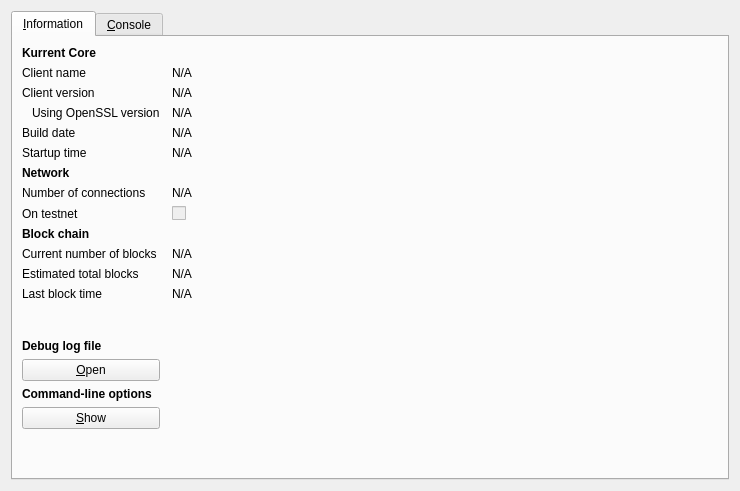
<?xml version="1.0" encoding="UTF-8"?>
<ui version="4.0">
 <class>RPCConsole</class>
 <widget class="QDialog" name="RPCConsole">
  <property name="geometry">
   <rect>
    <x>0</x>
    <y>0</y>
    <width>740</width>
    <height>491</height>
   </rect>
  </property>
  <property name="windowTitle">
   <string>Kurrent - Debug Window</string>
  </property>
  <layout class="QVBoxLayout" name="verticalLayout_2">
   <item>
    <widget class="QTabWidget" name="tabWidget">
     <property name="currentIndex">
      <number>0</number>
     </property>
     <widget class="QWidget" name="tab_info">
      <attribute name="title">
       <string>&amp;Information</string>
      </attribute>
      <layout class="QGridLayout" name="gridLayout" columnstretch="0,1">
       <property name="horizontalSpacing">
        <number>12</number>
       </property>
       <item row="0" column="0">
        <widget class="QLabel" name="label_9">
         <property name="font">
          <font>
           <weight>75</weight>
           <bold>true</bold>
          </font>
         </property>
         <property name="text">
          <string>Kurrent Core</string>
         </property>
        </widget>
       </item>
       <item row="1" column="0">
        <widget class="QLabel" name="label_5">
         <property name="text">
          <string>Client name</string>
         </property>
        </widget>
       </item>
       <item row="1" column="1">
        <widget class="QLabel" name="clientName">
         <property name="cursor">
          <cursorShape>IBeamCursor</cursorShape>
         </property>
         <property name="text">
          <string>N/A</string>
         </property>
         <property name="textFormat">
          <enum>Qt::PlainText</enum>
         </property>
         <property name="textInteractionFlags">
          <set>Qt::LinksAccessibleByMouse|Qt::TextSelectableByKeyboard|Qt::TextSelectableByMouse</set>
         </property>
        </widget>
       </item>
       <item row="2" column="0">
        <widget class="QLabel" name="label_6">
         <property name="text">
          <string>Client version</string>
         </property>
        </widget>
       </item>
       <item row="2" column="1">
        <widget class="QLabel" name="clientVersion">
         <property name="cursor">
          <cursorShape>IBeamCursor</cursorShape>
         </property>
         <property name="text">
          <string>N/A</string>
         </property>
         <property name="textFormat">
          <enum>Qt::PlainText</enum>
         </property>
         <property name="textInteractionFlags">
          <set>Qt::LinksAccessibleByMouse|Qt::TextSelectableByKeyboard|Qt::TextSelectableByMouse</set>
         </property>
        </widget>
       </item>
       <item row="3" column="0">
        <widget class="QLabel" name="label_14">
         <property name="text">
          <string>Using OpenSSL version</string>
         </property>
         <property name="indent">
          <number>10</number>
         </property>
        </widget>
       </item>
       <item row="3" column="1">
        <widget class="QLabel" name="openSSLVersion">
         <property name="cursor">
          <cursorShape>IBeamCursor</cursorShape>
         </property>
         <property name="text">
          <string>N/A</string>
         </property>
         <property name="textFormat">
          <enum>Qt::PlainText</enum>
         </property>
         <property name="textInteractionFlags">
          <set>Qt::LinksAccessibleByMouse|Qt::TextSelectableByKeyboard|Qt::TextSelectableByMouse</set>
         </property>
        </widget>
       </item>
       <item row="4" column="0">
        <widget class="QLabel" name="label_12">
         <property name="text">
          <string>Build date</string>
         </property>
        </widget>
       </item>
       <item row="4" column="1">
        <widget class="QLabel" name="buildDate">
         <property name="cursor">
          <cursorShape>IBeamCursor</cursorShape>
         </property>
         <property name="text">
          <string>N/A</string>
         </property>
         <property name="textFormat">
          <enum>Qt::PlainText</enum>
         </property>
         <property name="textInteractionFlags">
          <set>Qt::LinksAccessibleByMouse|Qt::TextSelectableByKeyboard|Qt::TextSelectableByMouse</set>
         </property>
        </widget>
       </item>
       <item row="5" column="0">
        <widget class="QLabel" name="label_13">
         <property name="text">
          <string>Startup time</string>
         </property>
        </widget>
       </item>
       <item row="5" column="1">
        <widget class="QLabel" name="startupTime">
         <property name="cursor">
          <cursorShape>IBeamCursor</cursorShape>
         </property>
         <property name="text">
          <string>N/A</string>
         </property>
         <property name="textFormat">
          <enum>Qt::PlainText</enum>
         </property>
         <property name="textInteractionFlags">
          <set>Qt::LinksAccessibleByMouse|Qt::TextSelectableByKeyboard|Qt::TextSelectableByMouse</set>
         </property>
        </widget>
       </item>
       <item row="6" column="0">
        <widget class="QLabel" name="label_11">
         <property name="font">
          <font>
           <weight>75</weight>
           <bold>true</bold>
          </font>
         </property>
         <property name="text">
          <string>Network</string>
         </property>
        </widget>
       </item>
       <item row="7" column="0">
        <widget class="QLabel" name="label_7">
         <property name="text">
          <string>Number of connections</string>
         </property>
        </widget>
       </item>
       <item row="7" column="1">
        <widget class="QLabel" name="numberOfConnections">
         <property name="cursor">
          <cursorShape>IBeamCursor</cursorShape>
         </property>
         <property name="text">
          <string>N/A</string>
         </property>
         <property name="textFormat">
          <enum>Qt::PlainText</enum>
         </property>
         <property name="textInteractionFlags">
          <set>Qt::LinksAccessibleByMouse|Qt::TextSelectableByKeyboard|Qt::TextSelectableByMouse</set>
         </property>
        </widget>
       </item>
       <item row="8" column="0">
        <widget class="QLabel" name="label_8">
         <property name="text">
          <string>On testnet</string>
         </property>
        </widget>
       </item>
       <item row="8" column="1">
        <widget class="QCheckBox" name="isTestNet">
         <property name="enabled">
          <bool>false</bool>
         </property>
         <property name="text">
          <string/>
         </property>
        </widget>
       </item>
       <item row="9" column="0">
        <widget class="QLabel" name="label_10">
         <property name="font">
          <font>
           <weight>75</weight>
           <bold>true</bold>
          </font>
         </property>
         <property name="text">
          <string>Block chain</string>
         </property>
        </widget>
       </item>
       <item row="10" column="0">
        <widget class="QLabel" name="label_3">
         <property name="text">
          <string>Current number of blocks</string>
         </property>
        </widget>
       </item>
       <item row="10" column="1">
        <widget class="QLabel" name="numberOfBlocks">
         <property name="cursor">
          <cursorShape>IBeamCursor</cursorShape>
         </property>
         <property name="text">
          <string>N/A</string>
         </property>
         <property name="textFormat">
          <enum>Qt::PlainText</enum>
         </property>
         <property name="textInteractionFlags">
          <set>Qt::LinksAccessibleByMouse|Qt::TextSelectableByKeyboard|Qt::TextSelectableByMouse</set>
         </property>
        </widget>
       </item>
       <item row="11" column="0">
        <widget class="QLabel" name="label_4">
         <property name="text">
          <string>Estimated total blocks</string>
         </property>
        </widget>
       </item>
       <item row="11" column="1">
        <widget class="QLabel" name="totalBlocks">
         <property name="cursor">
          <cursorShape>IBeamCursor</cursorShape>
         </property>
         <property name="text">
          <string>N/A</string>
         </property>
         <property name="textFormat">
          <enum>Qt::PlainText</enum>
         </property>
         <property name="textInteractionFlags">
          <set>Qt::LinksAccessibleByMouse|Qt::TextSelectableByKeyboard|Qt::TextSelectableByMouse</set>
         </property>
        </widget>
       </item>
       <item row="12" column="0">
        <widget class="QLabel" name="label_2">
         <property name="text">
          <string>Last block time</string>
         </property>
        </widget>
       </item>
       <item row="12" column="1">
        <widget class="QLabel" name="lastBlockTime">
         <property name="cursor">
          <cursorShape>IBeamCursor</cursorShape>
         </property>
         <property name="text">
          <string>N/A</string>
         </property>
         <property name="textFormat">
          <enum>Qt::PlainText</enum>
         </property>
         <property name="textInteractionFlags">
          <set>Qt::LinksAccessibleByMouse|Qt::TextSelectableByKeyboard|Qt::TextSelectableByMouse</set>
         </property>
        </widget>
       </item>
       <item row="13" column="0">
        <spacer name="verticalSpacer_2">
         <property name="orientation">
          <enum>Qt::Vertical</enum>
         </property>
         <property name="sizeHint" stdset="0">
          <size>
           <width>20</width>
           <height>20</height>
          </size>
         </property>
        </spacer>
       </item>
       <item row="14" column="0">
        <widget class="QLabel" name="labelDebugLogfile">
         <property name="font">
          <font>
           <weight>75</weight>
           <bold>true</bold>
          </font>
         </property>
         <property name="text">
          <string>Debug log file</string>
         </property>
        </widget>
       </item>
       <item row="15" column="0">
        <widget class="QPushButton" name="openDebugLogfileButton">
         <property name="toolTip">
          <string>Open the Kurrent debug log file from the current data directory. This can take a few seconds for large log files.</string>
         </property>
         <property name="text">
          <string>&amp;Open</string>
         </property>
         <property name="autoDefault">
          <bool>false</bool>
         </property>
        </widget>
       </item>
       <item row="16" column="0">
        <widget class="QLabel" name="labelCLOptions">
         <property name="font">
          <font>
           <weight>75</weight>
           <bold>true</bold>
          </font>
         </property>
         <property name="text">
          <string>Command-line options</string>
         </property>
        </widget>
       </item>
       <item row="17" column="0">
        <widget class="QPushButton" name="showCLOptionsButton">
         <property name="toolTip">
          <string>Show the Kurrent help message to get a list with possible Kurrent command-line options.</string>
         </property>
         <property name="text">
          <string>&amp;Show</string>
         </property>
         <property name="autoDefault">
          <bool>false</bool>
         </property>
        </widget>
       </item>
       <item row="18" column="0">
        <spacer name="verticalSpacer">
         <property name="orientation">
          <enum>Qt::Vertical</enum>
         </property>
         <property name="sizeHint" stdset="0">
          <size>
           <width>20</width>
           <height>40</height>
          </size>
         </property>
        </spacer>
       </item>
      </layout>
     </widget>
     <widget class="QWidget" name="tab_console">
      <attribute name="title">
       <string>&amp;Console</string>
      </attribute>
      <layout class="QVBoxLayout" name="verticalLayout_3">
       <property name="spacing">
        <number>3</number>
       </property>
       <item>
        <widget class="QTextEdit" name="messagesWidget">
         <property name="minimumSize">
          <size>
           <width>0</width>
           <height>100</height>
          </size>
         </property>
         <property name="readOnly">
          <bool>true</bool>
         </property>
         <property name="tabKeyNavigation" stdset="0">
          <bool>false</bool>
         </property>
         <property name="columnCount" stdset="0">
          <number>2</number>
         </property>
        </widget>
       </item>
       <item>
        <layout class="QHBoxLayout" name="horizontalLayout">
         <property name="spacing">
          <number>3</number>
         </property>
         <item>
          <widget class="QLabel" name="label">
           <property name="text">
            <string notr="true">&gt;</string>
           </property>
          </widget>
         </item>
         <item>
          <widget class="QLineEdit" name="lineEdit"/>
         </item>
         <item>
          <widget class="QPushButton" name="clearButton">
           <property name="maximumSize">
            <size>
             <width>24</width>
             <height>24</height>
            </size>
           </property>
           <property name="toolTip">
            <string>Clear console</string>
           </property>
           <property name="text">
            <string/>
           </property>
           <property name="icon">
            <iconset resource="../bitcoin.qrc">
             <normaloff>:/icons/remove</normaloff>:/icons/remove</iconset>
           </property>
           <property name="shortcut">
            <string notr="true">Ctrl+L</string>
           </property>
           <property name="autoDefault">
            <bool>false</bool>
           </property>
          </widget>
         </item>
        </layout>
       </item>
      </layout>
     </widget>
    </widget>
   </item>
  </layout>
 </widget>
 <resources>
  <include location="../bitcoin.qrc"/>
 </resources>
 <connections/>
</ui>
